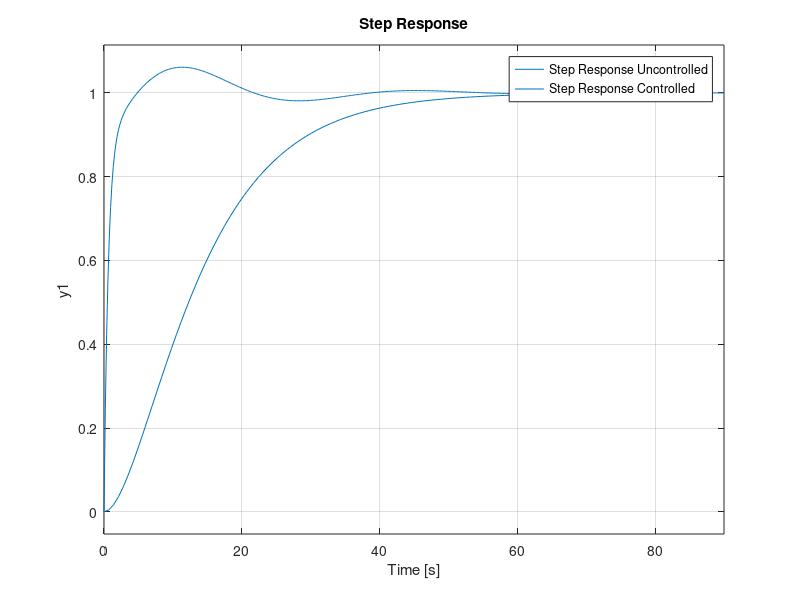

The MATLAB source for this figure:
% Clear variables and clear workspace
clear; clc;

% Numerator and Denomoinator for the Transfer Function
num = 0.02;
den = [1 0.3 0.02];

% Transfer Function
H = tf(num, den);
subplot(3,1,1)
step(H)

% Step response of system with P control (ZN1)
subplot(3,1,2)
P_num = 10.36;
P_den = 1;
P = feedback(tf(P_num, P_den)*H,1)
step(P)
hold on;

% Step response of system with PI control (ZN1)
PI_num = [18 2.797];
PI_den = [1.93 0];
PI = feedback(tf(PI_num, PI_den)*H,1)
step(PI)

% Step response of system with PID control (ZN1)
PID_num = [46.33 48.01 12.44];
PID_den = [3.86 0];
PID = feedback(tf(PID_num, PID_den)*H,1)
step(PID)
legend('P Control', 'PI Control', 'PID Control')

% Step response of system with tuned PID control (ZN1)
% Orignal PID ZN1 parameters
% Kp = 12.43; Ti = 3.86; Td = 0.965;
Kp = 12.43; Ti = 3.86; Td = 5.965;
PID_TUN_NUM = [(Kp*Ti*Td) (Kp*Ti) Kp];
PID_TUN_DEN = [Ti 0];
PID_TUN = feedback(tf(PID_TUN_NUM, PID_TUN_DEN)*H,1)

subplot(3,1,3);
step(H)
hold on;
step(PID_TUN)
legend('Step Response Uncontrolled', 'Step Response Controlled')



